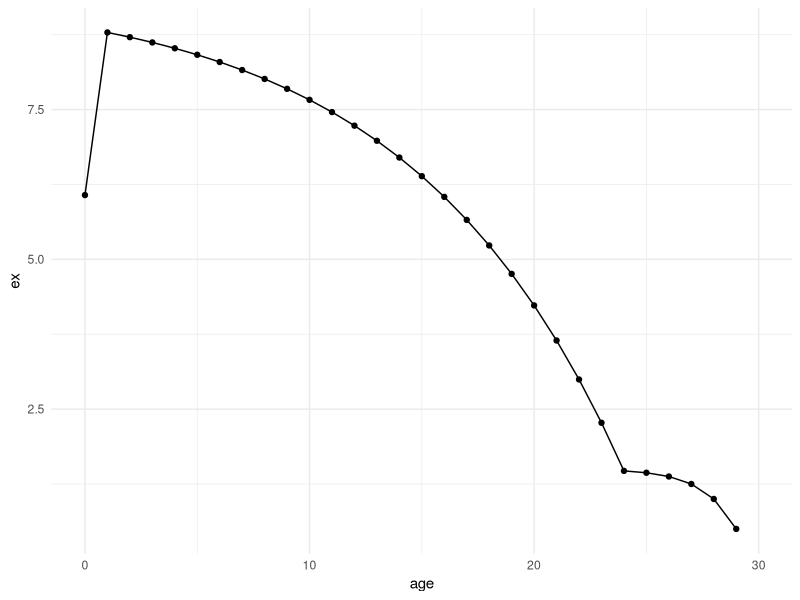

R code for this plot:
## ---- chunk 1
#Clear the R environment
rm(list = ls())


#libraries
library(here)
library(tidyverse)


# # Sheep example
# sheep_data<-read.csv(here("data","bh_sheep.csv"))
# sheep_lx_table<-sheep_data |> mutate(lx=count/count[1]) |> select(age,lx)
# 
# #Creat new columns of variables for calculation
# life_table_sheep <- sheep_lx_table %>%
#   mutate("Lx"=(lx+lead(lx))/2,
#          "Lx"=replace(Lx, length(lx), 0),
#          "ex"=rev(cumsum(rev(Lx)))/lx
#   )
# 
# life_table_sheep #output for sheep


###########################
# From bison research
bison_data<-read.csv(here("data","bison_lh.csv"))

#Creat new columns of variables for calculation
life_table_bison <- bison_data %>% # bison dataframe: has 3 columns: age, lx, and mx
  mutate("lx*mx"=lx*mx, # mutate a new column; value is lx x mx
         "x*lx*mx"=age*lx*mx, # mutate a new column; value is age x mx x lx
         "Lx"=(lx+lead(lx))/2, # Average survivorship at age class x; mutate a new column; (lx + lead of lx) divided by 2. lead is the next row (observation)
         "Lx"=replace(Lx, length(lx), 0), # Average survivorship at age class x; make the length of Lx the same as the length of lx, add zeros if needed
         "ex"=rev(cumsum(rev(Lx)))/lx, # Life expectancy; mutate a new column; (reverse value, take cumulative sum, reverse the value of Lx) divide by lx
         "R0"=sum(lx*mx), # Net reproductive rate; mutate a new column; compute the sum of lx x mx
         "G"=sum(age*lx*mx)/R0, # Generation Time; mutate a new column; compute the sum of (age x lx x mx) divided by R0
         "approx.r"=log(R0)/G # True rate of increase; mutate a new column; take the log of R0 and divide by G
  )

life_table_bison #check your work
## ---- chunk 2
# visualize: plot the life expectancy of bison as a function of age
bison_plot<-ggplot(life_table_bison, aes(x=age, y=ex)) + # ex is life expectancy
  geom_line() +
  geom_point() +
  theme_minimal()

bison_plot # as age nears 30 years, the life expectancy several diminishes. Decreasing trend across.
